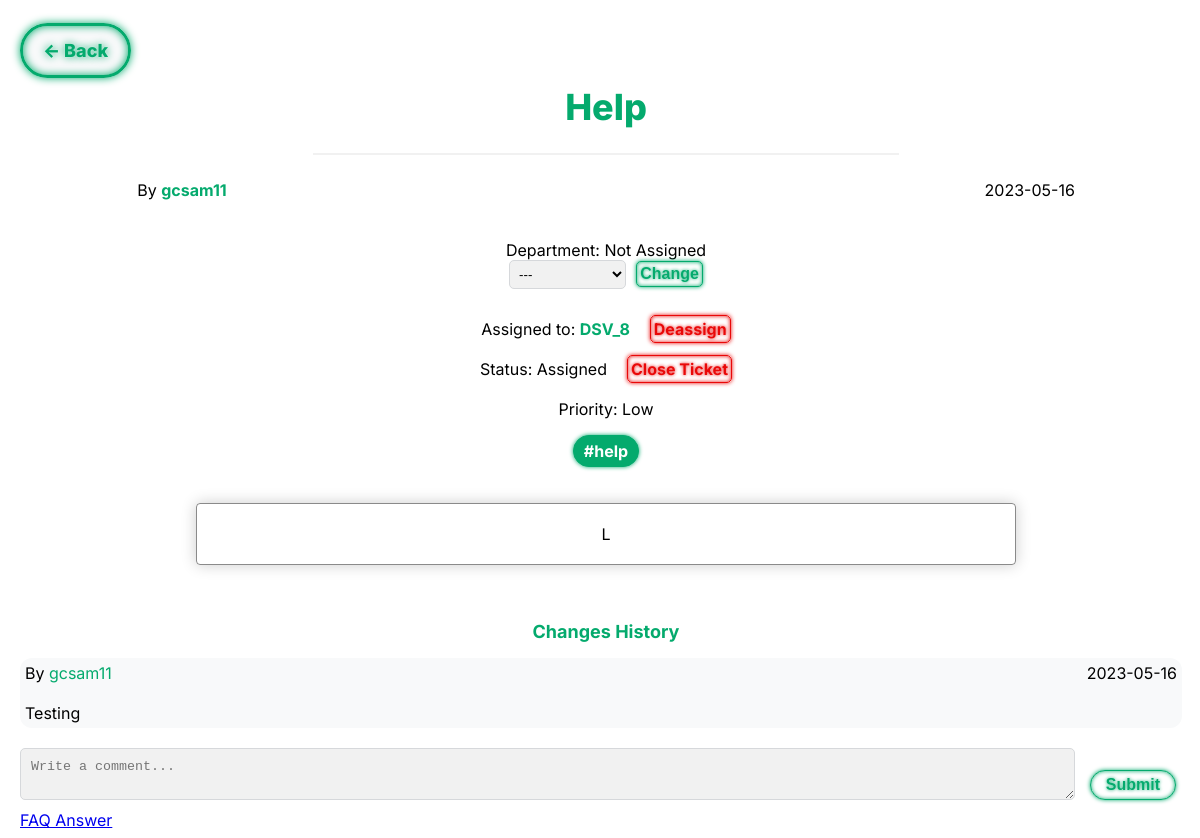
The app's page /pages/ticket.php?id=4&site=my_tickets (signed in) with its own data.
### tables this page shows
CREATE TABLE TICKET (
    ticket_id INTEGER PRIMARY KEY AUTOINCREMENT,
    user_id INT NOT NULL,
    assigned_agent INT CHECK (assigned_agent <> user_id),
    department_id INT,
    title VARCHAR(255) NOT NULL,
    description VARCHAR(1000) NOT NULL,
    status VARCHAR(10) NOT NULL DEFAULT 'Open' CHECK (status = 'Open' OR status = 'Assigned' OR status = 'Closed'),
    priority VARCHAR(10) NOT NULL DEFAULT 'Low' CHECK (priority = 'Low' OR priority = 'Medium' OR priority = 'High'),
    date DATE NOT NULL,
    hashtag VARCHAR(255),
    FOREIGN KEY(user_id) REFERENCES USER(user_id) ON DELETE CASCADE ON UPDATE CASCADE,
    FOREIGN KEY(department_id) REFERENCES DEPARTMENT(department_id) ON DELETE CASCADE ON UPDATE CASCADE,
    FOREIGN KEY(assigned_agent) REFERENCES USER(user_id) ON DELETE CASCADE ON UPDATE CASCADE
);

CREATE TABLE USER (
    user_id INTEGER PRIMARY KEY AUTOINCREMENT,
    department_id INT,
    name VARCHAR(255) NOT NULL,
    username VARCHAR(8) NOT NULL UNIQUE,
    email VARCHAR(255) NOT NULL UNIQUE,
    password VARCHAR(255) NOT NULL,
    type VARCHAR(10) NOT NULL DEFAULT 'Client' CHECK (type = 'Agent' OR type = 'Admin' OR type = 'Client'),
    gender VARCHAR(10) DEFAULT 'None' CHECK(gender = 'Male' or gender = 'Female' or gender = 'Other' or gender = 'None'),
    FOREIGN KEY(department_id) REFERENCES DEPARTMENT(department_id) ON DELETE CASCADE ON UPDATE CASCADE
);

CREATE TABLE TICKET_ANSWER (
    ticket_answer_id INTEGER PRIMARY KEY AUTOINCREMENT,
    ticket_id INT NOT NULL,
    answer VARCHAR(1000) NOT NULL,
    date DATE NOT NULL,
    answer_id INT NOT NULL,
    FOREIGN KEY(ticket_id) REFERENCES TICKET(ticket_id) ON DELETE CASCADE ON UPDATE CASCADE,
    FOREIGN KEY(answer_id) REFERENCES USER(user_id) ON DELETE CASCADE ON UPDATE CASCADE
);

### database/fetchTicket.php (called while the page is built)
<?php
    include 'connection.php';
    if(!empty($_GET['id']) && is_numeric($_GET['id'])){
        $stmt = $db->prepare('SELECT * FROM Ticket WHERE ticket_id = :ticket_id');
        $stmt->bindParam(':ticket_id', $_GET['id']);
        $stmt->execute();
        $row3 = $stmt->fetch();
    }
    else{
        header('Location:../pages/all_tickets.php');
    }
?>

### database/fetchUser.php (called while the page is built, shortened)
<?php
    include 'connection.php';
    $stmt = $db -> prepare('SELECT * FROM User WHERE user_id = :user_id');
    $stmt -> bindParam(':user_id', $userid);
    $stmt -> execute();
    $row = $stmt -> fetch();
?>

### database/getTicketDepartment.php (called while the page is built)
<?php
    if(!empty($row3['department_id']) && is_numeric($row3['department_id'])){
        $stmt2 = $db -> prepare('SELECT name FROM Department WHERE department_id = :department_id');
        $stmt2 -> bindParam(':department_id', $row3['department_id']);
        $stmt2 -> execute();
        $row2 = $stmt2 -> fetch();
        $ticketdepartment = $row2['name'];
    }
    else{
        $ticketdepartment = 'Not Assigned';
    }
?>

### database/getAssignedAgent.php (called while the page is built)
<?php
    include 'connection.php';
    $stmt = $db->prepare('SELECT * FROM User WHERE user_id = :user_id');
    $stmt->bindParam(':user_id', $agentid);
    $stmt->execute();
    $assignedagent = $stmt->fetch();
?>

### pages/ticket.php (the view, shortened to what this page needs)
<?php
    include '../database/checkSession.php';
    include '../database/fetchTicket.php';
    $ticketid = $_GET['id'];
    $userid = $row3['user_id'];
    $status = $row3['status'];
    include '../database/fetchUser.php';
?>
<!DOCTYPE html>
<html>
<head>
	<link rel="stylesheet" href="../css/ticket.css">
</head>
    <body>
        <?php
        if($_GET['site'] == 'all_tickets'){
            echo '<a class="backbtn" href="../pages/all_tickets.php"> <- Back</a>';
        }
        else{
            echo '<a class="backbtn" href="../pages/my_tickets.php"> <- Back</a>';
        }
        ?>
        <header>
            <h1><?php echo $row3['title'] ?></h1>
            <hr>
        </header>
        <div class="ticket_content">
            <div class="ticket_info">
                <div class="ticket_username_and_date">
                    <span class="ticket_username"> By <a class="ticket_username_link" href="../pages/profile_viewer.php?id=<?php echo $row3['user_id'] ?>"><?php echo $row['username'] ?></a> </span>
                    <span class="ticket_date"> <?php echo $row3['date'] ?> </span>
                </div>
                <br><br>
                <div class="ticket_more_info">
                    <?php
                        include '../database/getTicketDepartment.php';
                        echo '<div class="ticket_department"> Department: ' . $ticketdepartment;
                        if(($_SESSION['type'] != 'Client') && ($status != 'Closed')){
                            echo '<form action="../database/alterTicketDepartment.php?id=' . $ticketid . '" method="post">
                            <input type="hidden" name="csrf" value="' . $_SESSION['csrf'] . '">';
                            echo '<select id="department" name="department">
						    <option value="none">---</option>';
						    echo '<option value="not_assigned">Not Assigned</option></select>';
                            echo '<button type="submit" class="changeticketdepbtn">Change</button></form>';
                        };
                        echo '</div>';
                        echo '<div class="assigned_agent"';
                        if(!empty($row3['assigned_agent'])){
                            echo '<br>Assigned to: <a class="ticket_username_link" href="../pages/profile_viewer.php?id=' . $row3['assigned_agent'] . '">';
                            $agentid = $row3['assigned_agent'];
                            include '../database/getAssignedAgent.php';
                            echo $assignedagent['username'];
                            echo '</a>';
                            if((($row3['assigned_agent'] == $_SESSION['user_id']) || ($_SESSION['type'] == 'Admin')) && ($status != 'Closed')){
                                echo '<a class="deassign" href="../database/deassign.php?id='. $ticketid .'">Deassign</a>';
                            }
                        }
                        echo '</div>';
                        echo '<br><div class="ticket_status"> Status: ' . $status;
                        if((($row3['assigned_agent'] == $_SESSION['user_id']) || $_SESSION['type'] == 'Admin') && $status != 'Closed'){
                            echo '<a class="closeticket" href="../database/closeTicket.php?id=' . $ticketid . '">Close Ticket</a>';
                        }
                        echo '</div>';
                    ?>
                    <br>
                    <div class="priority">Priority: <?php echo $row3['priority'] ?></div>
                </div>
            </div>
            <div class="hashtag_container">
                <p id="hashtag">#<?php echo $row3['hashtag']; ?></p>
            </div>
            <br>
            <div class="ticket_description_container">
                <div class="ticket_description">
                    <?php echo $row3['description'] ?>
                </div>
            </div>
            <?php
                if($_SESSION['type'] != 'Client'){
                    echo '<br><br><p class="changes_history"><a class="ticketchanges" href="../pages/changes_list.php?id=' . $ticketid . '">Changes History</a></p>';
                }
            ?>
        </div>
        <div class="comments">
            <?php
                include '../database/getTicketComments.php';
            ?>
        </div><br>
        <?php
            if((($row3['assigned_agent'] == $_SESSION['user_id']) || ($userid = $_SESSION['user_id']) || ($_SESSION['type'] == 'Admin')) && $status != 'Closed'){
                echo '<form class="commentbox" action="../database/insertTicketComment.php?id='.$ticketid.'" method="post">
                    <input type="hidden" name="csrf" value="'.$_SESSION['csrf'].'">
                    <textarea class="comment" name="comment" placeholder="Write a comment..."></textarea><br>
                    <div id="sub_comment_btn"><button type="submit" id="submitcommentbtn">Submit</button></div></form>
                </form>';
                echo '<a href="../pages/faq_comment.php?id=' . $ticketid . '">FAQ Answer</a>';
            }
        ?>
    </body>
</html>

### database/getTicketComments.php
<?php
    include 'connection.php';
    $stmt = $db->prepare('SELECT * FROM TICKET_ANSWER WHERE ticket_id = :ticket_id');
    $stmt->bindParam(':ticket_id', $ticketid);
    $stmt->execute();
    $comment = $stmt->fetchAll();
    foreach($comment as $ticketcomment){
        $userid = $ticketcomment['answer_id'];
        include 'fetchUser.php';
        echo '<div class="ticket_comments"><div class="ticket_comment_username_and_date"><span> By <a class="ticket_comment_username" href="profile_viewer.php?'.$ticketcomment['answer_id']. '">' . $row['username'] . '</a></span>
        <span class="ticket_comment_date">'. $ticketcomment['date'] .'</span></div><br>
        <span class="ticket_comment_text">'. $ticketcomment['answer'] .'</span></div>';
    }
?>

### records on screen
ticket: title "Help", date "2023-05-16", department "Not Assigned", status "Assigned", priority "Low", hashtag "help", description "L"
user: username "gcsam11"
user: username "DSV_8"
ticket_answer: answer.username "gcsam11", date "2023-05-16", answer "Testing"
